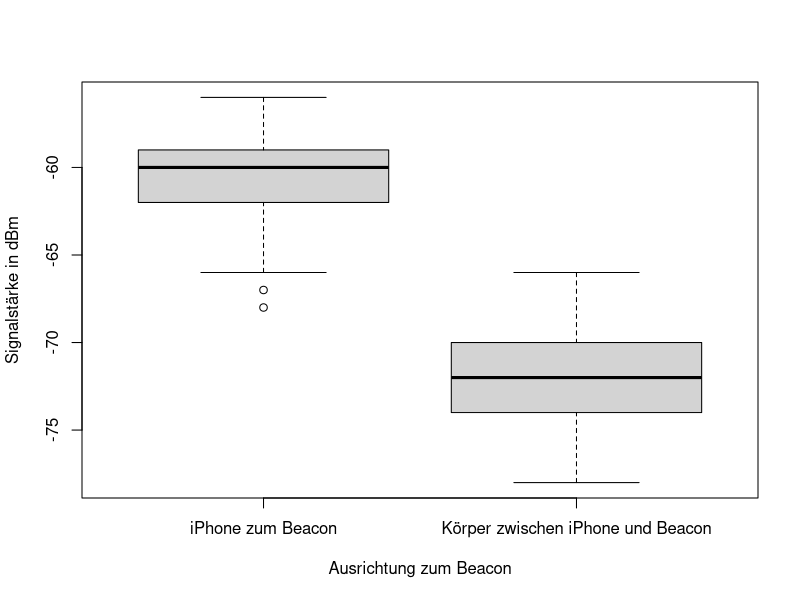

Write the R code that produced this figure.
library(ggplot2)
library(reshape2)

#data <- read.csv(file='DataFingerprintsiPhone5.csv', head=TRUE, sep=';')
data <- read.csv2('DataFingerprintsiPhone5Body.csv')

pdf(file="boxplotiPhone5Body.pdf", onefile=TRUE, pagecentre=TRUE, width=12, height=6)
dat_m <- melt(data, id.var = "Orientation")

# plot data




print(
	#ggplot(data=data.m, aes(group, value)) + geom_boxplot()
	boxplot(value ~ Orientation, dat_m, ylab="Signalstärke in dBm", xlab="Ausrichtung zum Beacon")	
)
